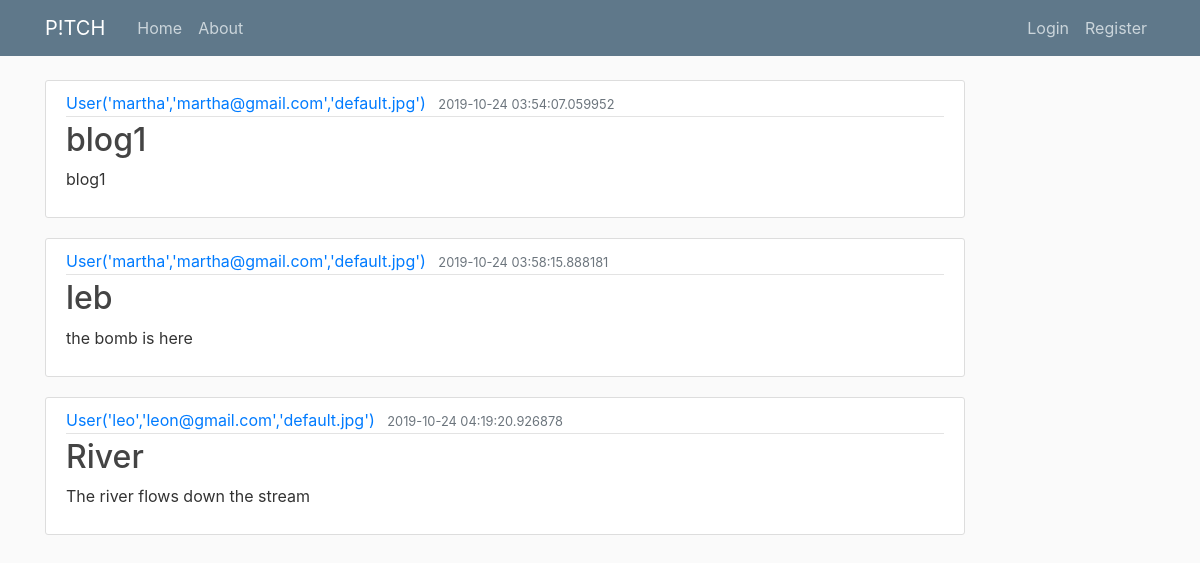
Page /home on the earlier database version.
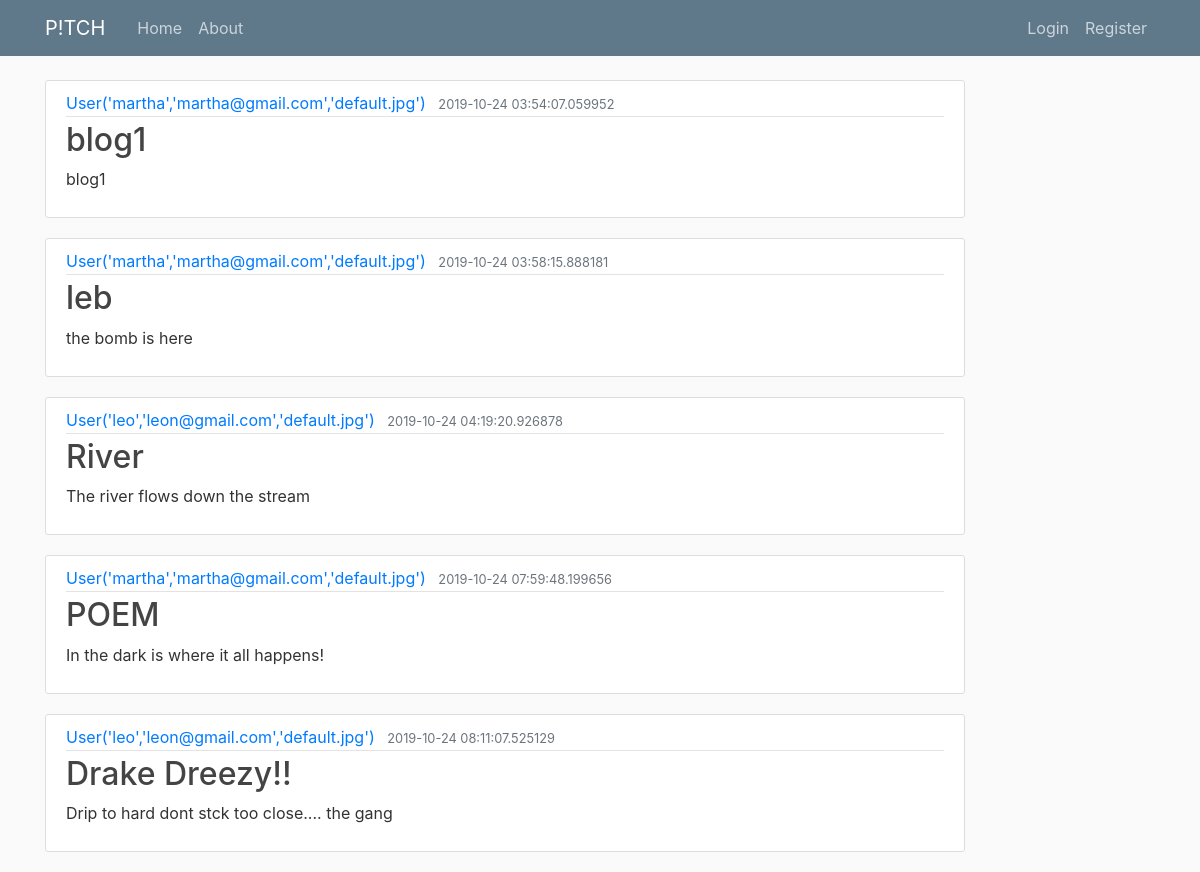
Same page on the later database version.
### pitch/models.py (models this page shows, shortened)
class Post(db.Model):
    id = db.Column(db.Integer, primary_key=True)
    title= db.Column(db.String(100),nullable=False)
    date_posted = db.Column(db.DateTime,nullable= False,default=datetime.utcnow)
    content = db.Column(db.Text, nullable= False)
    user_id= db.Column(db.Integer, db.ForeignKey('user.id'),nullable=False)

class User(db.Model,UserMixin):
    id = db.Column(db.Integer, primary_key=True)
    username = db.Column(db.String(20), index=True, unique=True, nullable=False)
    email = db.Column(db.String(100),unique=True, index=True, nullable=False)
    image_file = db.Column(db.String(20),nullable= False,default='default.jpg')
    password= db.Column(db.String(60),nullable=False)
    posts = db.relationship('Post', backref= 'author',lazy= True)
    def __repr__(self):
        return f"User('{self.username}','{self.email}','{self.image_file}')"

### pitch/views.py (the view)
@app.route("/")
@app.route("/home")
def home():
    posts = Post.query.all()
    return render_template("home.html", posts=posts)

### pitch/templates/home.html
{%extends "layout.html"%}
{% block content %}
{%for post in posts %}
<article class="media content-section">
    <div class="media-body">
        <div class="article-metadata">
            <a class="mr-2" href="#"> {{ post.author }} </a>
            <small class="text-muted"> {{ post.date_posted }} </small>
        </div>
        <h2><a class="article-title" href="#"> {{post.title}}</a></h2>
        <p class="article-content"> {{post.content}} </p>
    </div>
</article>
{% endfor %}
{%endblock content %}

### pitch/templates/layout.html (shortened to what this page needs)
<!DOCTYPE html>
<html lang="en">
<head>
    <link rel="stylesheet" href="https://stackpath.bootstrapcdn.com/bootstrap/4.3.1/css/bootstrap.min.css"
>
<link rel="stylesheet" href=" {{url_for('static',filename='main.css')}} ">
</head>
<body>
    <header class="site-header">
        <nav class="navbar navbar-expand-md navbar-dark bg-steel fixed-top">
            <div class="container">
                <a class="navbar-brand mr-4" href="/">P!TCH</a>
                <div class="collapse navbar-collapse" id="navbarToggle">
                    <div class="navbar-nav mr-auto">
                        <a class="nav-item nav-link" href=" {{ url_for('home') }} ">Home</a>
                        <a class="nav-item nav-link" href="{{ url_for('about') }} ">About</a>
                    </div>
                    <div class="navbar-nav">
                        {% if current_user.is_authenticated %}
                        <a class="nav-item nav-link" href="{{ url_for('new_post') }} ">New Post</a>
                        <a class="nav-item nav-link" href="{{ url_for('logout') }} ">Logout</a>
                        {% else %}
                        <a class="nav-item nav-link" href="{{ url_for('login') }} ">Login</a>
                        <a class="nav-item nav-link" href="{{ url_for('register') }} ">Register</a>
                        {% endif %}
                    </div>
                </div>
            </div>
        </nav>
    </header>
    <main role="main" class="container">
        <div class="row">
            <div class="col-md-10">
                {% block content %}{% endblock %}
            </div>
        </div>
    </main>
</body>
</html>

### pitch/static/main.css (style rules this page uses)
body { background: #fafafa; color: #333333; margin-top: 5rem; }
h1, h2, h3, h4, h5, h6 { color: #444444; }
.bg-steel { background-color: #5f788a; }
.site-header .navbar-nav .nav-link { color: #cbd5db; }
.content-section { background: #ffffff; padding: 10px 20px; border: 1px solid #dddddd; border-radius: 3px; margin-bottom: 20px; }
.article-title { color: #444444; }
.article-content { white-space: pre-line; }
.article-metadata { padding-bottom: 1px; margin-bottom: 4px; border-bottom: 1px solid #e3e3e3 }

Differences in the rows shown:
added Post: author "User('martha','martha@gmail.com','default.jpg')", date_posted "2019-10-24 07:59:48.199656", title "POEM", content "In the dark is where it all happens!"
added Post: author "User('leo','leon@gmail.com','default.jpg')", date_posted "2019-10-24 08:11:07.525129", title "Drake Dreezy!!", content "Drip to hard dont stck too close.... the gang"
